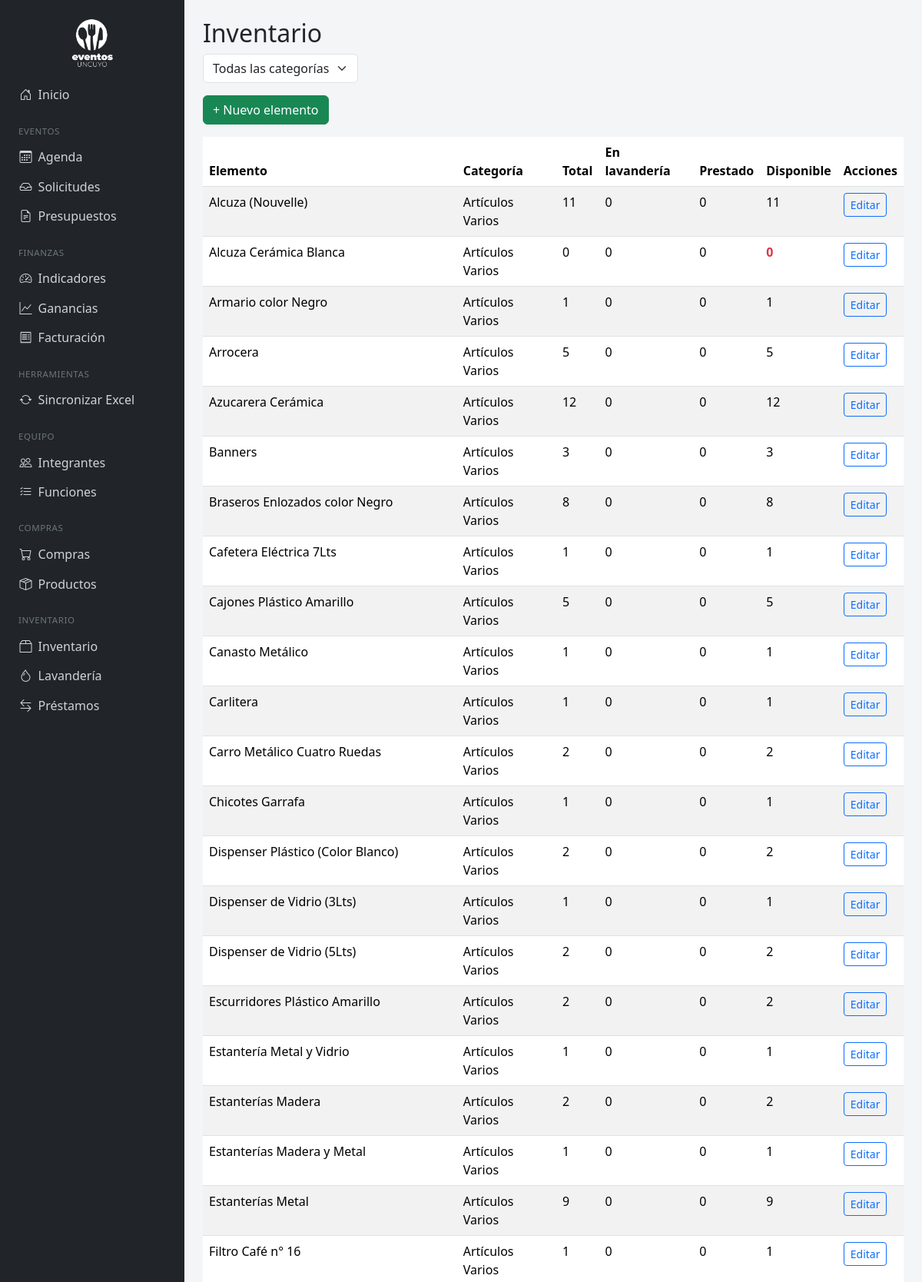
The app's page /inventario/ (upper part) with its own data.
### eventos/models.py (models this page shows, shortened)
class ElementoInventario(models.Model):
    nombre = models.CharField(max_length=150)
    categoria = models.ForeignKey(CategoriaInventario, on_delete=models.PROTECT, related_name='elementos')
    cantidad_total = models.IntegerField(default=0, help_text="Cantidad total que posee el comedor.")
    class Meta:
        ordering = ['categoria__nombre', 'nombre']
    @property
    def cantidad_en_lavanderia(self):
        return ItemEnvioLavanderia.objects.filter(
            elemento=self, envio__fecha_retorno__isnull=True
        ).aggregate(t=models.Sum('cantidad'))['t'] or 0
    @property
    def cantidad_prestada(self):
        return ItemPrestamo.objects.filter(
            elemento=self, prestamo__fecha_devolucion__isnull=True
        ).aggregate(t=models.Sum('cantidad'))['t'] or 0
    @property
    def cantidad_disponible(self):
        return self.cantidad_total - self.cantidad_en_lavanderia - self.cantidad_prestada

class CategoriaInventario(models.Model):
    nombre = models.CharField(max_length=100, unique=True)
    class Meta:
        ordering = ['nombre']
        verbose_name_plural = 'Categorías de inventario'
    def __str__(self):
        return self.nombre

### eventos/views.py (the view)
# urls.py: path('inventario/', views.inventario_lista, name='inventario_lista'),
def inventario_lista(request):
    categoria_id = request.GET.get('categoria')
    elementos = ElementoInventario.objects.select_related('categoria')
    if categoria_id:
        elementos = elementos.filter(categoria_id=categoria_id)
    categorias = CategoriaInventario.objects.all()
    return render(request, 'eventos/inventario_lista.html', {
        'elementos': elementos, 'categorias': categorias, 'categoria_seleccionada': categoria_id,
    })

### eventos/templates/eventos/inventario_lista.html (shortened to what this page needs)
{% extends 'eventos/base.html' %}
{% block content %}
<h2>Inventario</h2>
<form method="get" class="mb-3">
    <select name="categoria" class="form-select w-auto d-inline-block" onchange="this.form.submit()">
        <option value="">Todas las categorías</option>
    </select>
</form>
<a href="{% url 'inventario_crear' %}" class="btn btn-success mb-3">+ Nuevo elemento</a>
<table class="table table-striped">
    <thead><tr><th>Elemento</th><th>Categoría</th><th>Total</th><th>En lavandería</th><th>Prestado</th><th>Disponible</th><th>Acciones</th></tr></thead>
    <tbody>
        {% for e in elementos %}
        <tr>
            <td>{{ e.nombre }}</td>
            <td>{{ e.categoria }}</td>
            <td>{{ e.cantidad_total }}</td>
            <td>{{ e.cantidad_en_lavanderia }}</td>
            <td>{{ e.cantidad_prestada }}</td>
            <td class="{% if e.cantidad_disponible <= 0 %}text-danger fw-bold{% endif %}">{{ e.cantidad_disponible }}</td>
            <td><a href="{% url 'inventario_editar' e.pk %}" class="btn btn-sm btn-outline-primary">Editar</a></td>
        </tr>
        {% empty %}
        <tr><td colspan="7" class="text-center text-muted">No hay elementos cargados</td></tr>
        {% endfor %}
    </tbody>
</table>
{% endblock %}

### eventos/templates/eventos/base.html (style rules this page uses)
body { background-color: #f4f5f7; }

### records on screen
ElementoInventario: nombre "Alcuza (Nouvelle)", categoria "Artículos Varios", cantidad_total "11", cantidad_en_lavanderia "0", cantidad_prestada "0", cantidad_disponible "11"
ElementoInventario: nombre "Alcuza Cerámica Blanca", categoria "Artículos Varios", cantidad_total "0", cantidad_en_lavanderia "0", cantidad_prestada "0", cantidad_disponible "0"
ElementoInventario: nombre "Armario color Negro", categoria "Artículos Varios", cantidad_total "1", cantidad_en_lavanderia "0", cantidad_prestada "0", cantidad_disponible "1"
ElementoInventario: nombre "Arrocera", categoria "Artículos Varios", cantidad_total "5", cantidad_en_lavanderia "0", cantidad_prestada "0", cantidad_disponible "5"
ElementoInventario: nombre "Azucarera Cerámica", categoria "Artículos Varios", cantidad_total "12", cantidad_en_lavanderia "0", cantidad_prestada "0", cantidad_disponible "12"
ElementoInventario: nombre "Banners", categoria "Artículos Varios", cantidad_total "3", cantidad_en_lavanderia "0", cantidad_prestada "0", cantidad_disponible "3"
ElementoInventario: nombre "Braseros Enlozados color Negro", categoria "Artículos Varios", cantidad_total "8", cantidad_en_lavanderia "0", cantidad_prestada "0", cantidad_disponible "8"
ElementoInventario: nombre "Cafetera Eléctrica 7Lts", categoria "Artículos Varios", cantidad_total "1", cantidad_en_lavanderia "0", cantidad_prestada "0", cantidad_disponible "1"
ElementoInventario: nombre "Cajones Plástico Amarillo", categoria "Artículos Varios", cantidad_total "5", cantidad_en_lavanderia "0", cantidad_prestada "0", cantidad_disponible "5"
ElementoInventario: nombre "Canasto Metálico", categoria "Artículos Varios", cantidad_total "1", cantidad_en_lavanderia "0", cantidad_prestada "0", cantidad_disponible "1"
ElementoInventario: nombre "Carlitera", categoria "Artículos Varios", cantidad_total "1", cantidad_en_lavanderia "0", cantidad_prestada "0", cantidad_disponible "1"
ElementoInventario: nombre "Carro Metálico Cuatro Ruedas", categoria "Artículos Varios", cantidad_total "2", cantidad_en_lavanderia "0", cantidad_prestada "0", cantidad_disponible "2"
ElementoInventario: nombre "Chicotes Garrafa", categoria "Artículos Varios", cantidad_total "1", cantidad_en_lavanderia "0", cantidad_prestada "0", cantidad_disponible "1"
ElementoInventario: nombre "Dispenser Plástico (Color Blanco)", categoria "Artículos Varios", cantidad_total "2", cantidad_en_lavanderia "0", cantidad_prestada "0", cantidad_disponible "2"
ElementoInventario: nombre "Dispenser de Vidrio (3Lts)", categoria "Artículos Varios", cantidad_total "1", cantidad_en_lavanderia "0", cantidad_prestada "0", cantidad_disponible "1"
ElementoInventario: nombre "Dispenser de Vidrio (5Lts)", categoria "Artículos Varios", cantidad_total "2", cantidad_en_lavanderia "0", cantidad_prestada "0", cantidad_disponible "2"
ElementoInventario: nombre "Escurridores Plástico Amarillo", categoria "Artículos Varios", cantidad_total "2", cantidad_en_lavanderia "0", cantidad_prestada "0", cantidad_disponible "2"
ElementoInventario: nombre "Estantería Metal y Vidrio", categoria "Artículos Varios", cantidad_total "1", cantidad_en_lavanderia "0", cantidad_prestada "0", cantidad_disponible "1"
ElementoInventario: nombre "Estanterías Madera", categoria "Artículos Varios", cantidad_total "2", cantidad_en_lavanderia "0", cantidad_prestada "0", cantidad_disponible "2"
ElementoInventario: nombre "Estanterías Madera y Metal", categoria "Artículos Varios", cantidad_total "1", cantidad_en_lavanderia "0", cantidad_prestada "0", cantidad_disponible "1"
ElementoInventario: nombre "Estanterías Metal", categoria "Artículos Varios", cantidad_total "9", cantidad_en_lavanderia "0", cantidad_prestada "0", cantidad_disponible "9"
ElementoInventario: nombre "Filtro Café n° 16", categoria "Artículos Varios", cantidad_total "1", cantidad_en_lavanderia "0", cantidad_prestada "0", cantidad_disponible "1"
